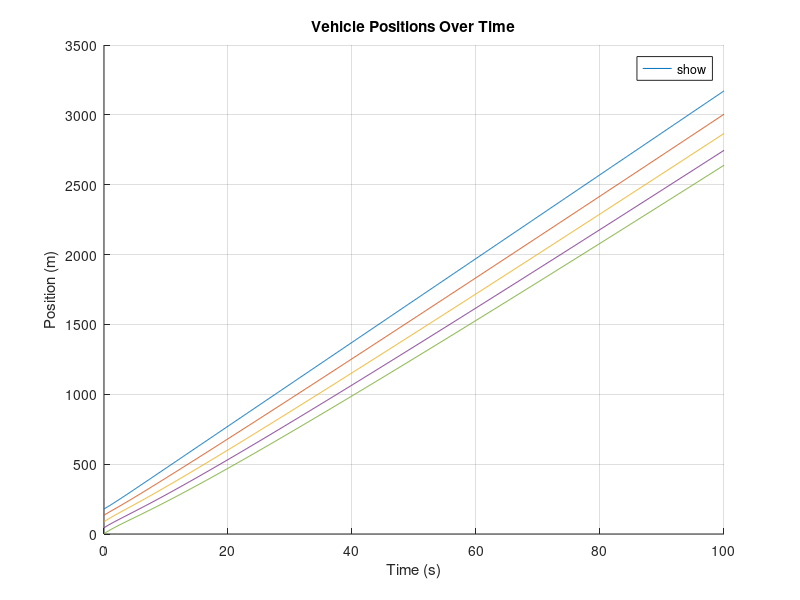
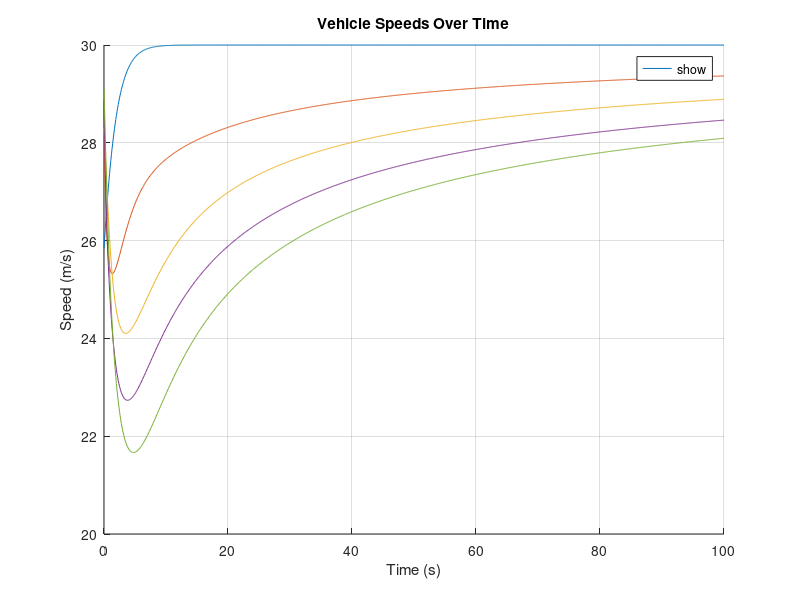
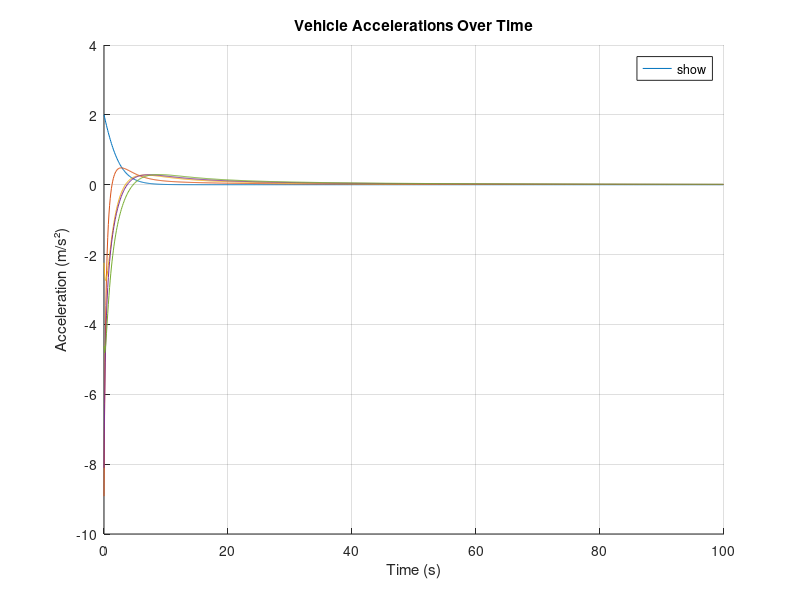

Write the MATLAB code that produced these figures, in order.


% In the following code I try to simulate human driven vehicle so that we
% can play with Bayesian Linear regression and see how it works. Because
% here we do not use VR, we need to generate vehicle trajectories (mimicing
% humans) in a different way. To do that, we use a car-following model.
% This model is the IDM model (you can google it). Here We will do a simple
% example considering only a single road. Not a merging. Next we initialize
% some parameters for our simulation. 

Simulation_time = 100;
time_step = 0.1;
N = round(Simulation_time / time_step);

v_des = 30;        % desired speed (m/s)
T = 1.5;           % time headway (s)
s0 = 4;            % minimum gap (m), a.k.a. s0 (your "gamma")
num_vehicles = 5;

% --- Initialize
vehicles = struct([]);
for i = 1:num_vehicles
    vehicles(i).id = i;
    vehicles(i).road = 1;

    % Preallocate trajectories
    vehicles(i).pos   = nan(1, N+1);
    vehicles(i).speed = nan(1, N+1);
    vehicles(i).acc   = nan(1, N+1);

    % Initial states
    vehicles(i).pos(1)   = (num_vehicles - i) * (40 + s0) + 4*rand(); % spaced back
    vehicles(i).speed(1) = 25 + (30-25)*rand();                      % 25–30 m/s
    vehicles(i).acc(1)   = 0;

    % IDM params (per vehicle)
    vehicles(i).a     = 2 + (5-2)*rand();     % max accel
    vehicles(i).b     = 1 + (4-1)*rand();     % comfortable decel
    vehicles(i).delta = 3 + (4-3)*rand();     % accel exponent (usually 4)
    vehicles(i).Length = 4 + (6-4)*rand();    % vehicle length (m)

    % Predecessor index (0 = no leader)
    vehicles(i).preceding_vehicle_index = i-1;
end
vehicles(1).preceding_vehicle_index = 0; % leader



% --- Simulation loop. This is the main loop where we update our vehicle
% trajerctories based on the IDM model. Play a little bit to see how each
% variable works. 

% As a next you need to define a trigger condition and based on available
% data train using BLR and predict. In the paper you can find some hint on
% how to select the number of data to train etc. But to make it
% simple you can say if a vehicle passes 60 meters in distance I train
% using data I have. Then we can do some comparisons how the amount of data
% can influence conservatism. 


for t = 1:N
    % Recompute order & predecessors each step (by position)
    [~, order] = sort(arrayfun(@(v) v.pos(t), vehicles), 'descend'); % larger x = ahead
    % Map: who is ahead of whom. We do that in order to easily identify the
    % preceding vehicle. We will do something similar when we have merging,
    % but it will not be the same. 
    inv_order = zeros(1,num_vehicles);
    inv_order(order) = 1:num_vehicles;
    for k = 1:num_vehicles
        rk = inv_order(k); % rank in sorted list
        if rk == 1
            vehicles(k).preceding_vehicle_index = 0; % no leader
        else
            leader_id = order(rk - 1);
            vehicles(k).preceding_vehicle_index = leader_id;
        end
    end

    % Update each vehicle
    for i = 1:num_vehicles
        
        v  = vehicles(i).speed(t);
        %the following 3 parameters are associated with some
        %characteristics of the vehicles (like maximum acceleration or
        %comfortable deceleration) and are used by the IDM model. The
        %parameter del does not have a physical interpretation. Look the
        %IDM model in google to see what this parameter does (it is not
        %important for now tho).
        a0 = vehicles(i).a;
        b0 = vehicles(i).b;
        del= vehicles(i).delta;


        %we check if there is a preceding vehicle. If it is not we need to
        %consider a special case of the IDM which is much simpler(see else)
        if vehicles(i).preceding_vehicle_index >= 1

    % we calculate some parameters needed for the IDM Model
            j = vehicles(i).preceding_vehicle_index;  % leader index
            vL = vehicles(j).speed(t);
            x  = vehicles(i).pos(t);
            xL = vehicles(j).pos(t);

            % actual net spacing s (subtract leader length)
            s  = xL - x - vehicles(j).Length;
            s  = max(s, 1e-3); % avoid divide-by-zero

            dv = v - vL; % positive if approaching
            s_star = s0 + v*T + (v * dv) / (2*sqrt(a0*b0));

            acc = a0 * ( 1 - (v / v_des)^del - (s_star / s)^2 );
        else
            % Leader uses free-road term only
            acc = a0 * ( 1 - (v / v_des)^del );
        end

        % we we update our vehicles state based on the acceleration we
        % obtain from the IDM model.
        vehicles(i).acc(t)     = acc;
        vehicles(i).speed(t+1) = max(0, v + time_step * acc);
        vehicles(i).pos(t+1)   = vehicles(i).pos(t) + time_step * v + 0.5 * time_step^2 * acc;
    end
end

% Adding Data Extraction
% dummy var
training_data = struct([]);

for i = 1:num_vehicles
    % Find the index where vehicle first exceeds 60 meters from start
    start_pos = vehicles(i).pos(1);
    target_pos = start_pos + 60;
    
    % Find first index where position >= target_pos
    idx_60m = find(vehicles(i).pos >= target_pos, 1, 'first');
    
    if isempty(idx_60m)
        % Vehicle didn't travel 60 meters in simulation
        idx_60m = length(vehicles(i).pos);
        warning('Vehicle %d did not travel 60 meters. Using all available data.', i);
    end
    
    % Store data for first 60 meters
    training_data(i).vehicle_id = i;
    training_data(i).pos = vehicles(i).pos(1:idx_60m);
    training_data(i).speed = vehicles(i).speed(1:idx_60m);
    training_data(i).acc = vehicles(i).acc(1:idx_60m);
    training_data(i).time_indices = 1:idx_60m;
    training_data(i).actual_distance_traveled = vehicles(i).pos(idx_60m) - vehicles(i).pos(1);
    
    % store the vehicle param - should b constants
    training_data(i).params.a = vehicles(i).a;
    training_data(i).params.b = vehicles(i).b;
    training_data(i).params.delta = vehicles(i).delta;
    training_data(i).params.Length = vehicles(i).Length;
end

% Save to .mat file
save('training_data_60m.mat', 'training_data', 'time_step', 'v_des', 'T', 's0');
fprintf('Training data saved to training_data_60m.mat\n');


% Here we plot!


figure(1);
hold on 

t=0:time_step:Simulation_time;

for i=1:num_vehicles
    plot(t,vehicles(i).pos,'DisplayName', ['Vehicle ' num2str(i)]);
end
xlabel('Time (s)');
ylabel('Position (m)');
title('Vehicle Positions Over Time');
legend('show', 'Location', 'best');
grid on;
hold off

figure(2);

hold on 

t=0:time_step:Simulation_time;

for i=1:num_vehicles
    plot(t,vehicles(i).speed,'DisplayName', ['Vehicle ' num2str(i)]);
end
xlabel('Time (s)');
ylabel('Speed (m/s)');
title('Vehicle Speeds Over Time');
legend('show', 'Location', 'best');
grid on;

hold off

figure(3);

hold on 

t=0:time_step:Simulation_time;

for i=1:num_vehicles
    plot(t,vehicles(i).acc,'DisplayName', ['Vehicle ' num2str(i)]);
end
xlabel('Time (s)');
ylabel('Acceleration (m/s²)');
title('Vehicle Accelerations Over Time');
legend('show', 'Location', 'best');
grid on;

hold off
